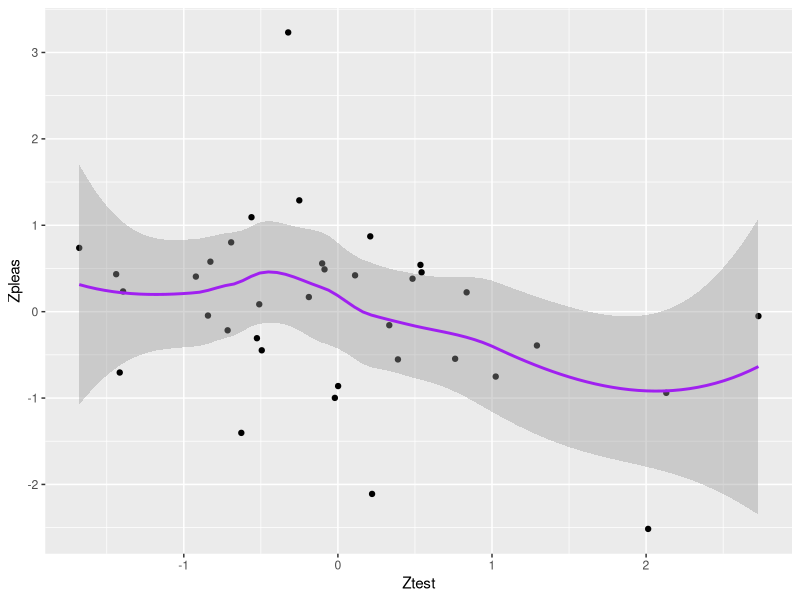
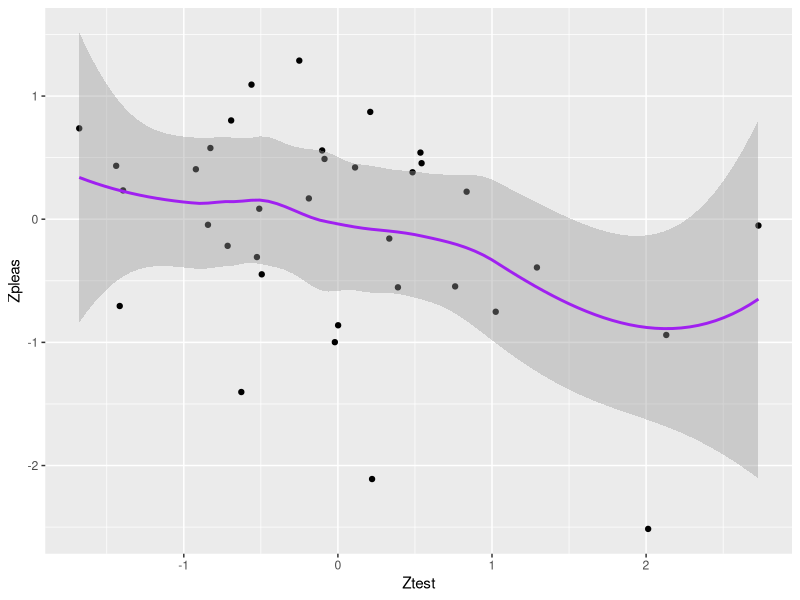
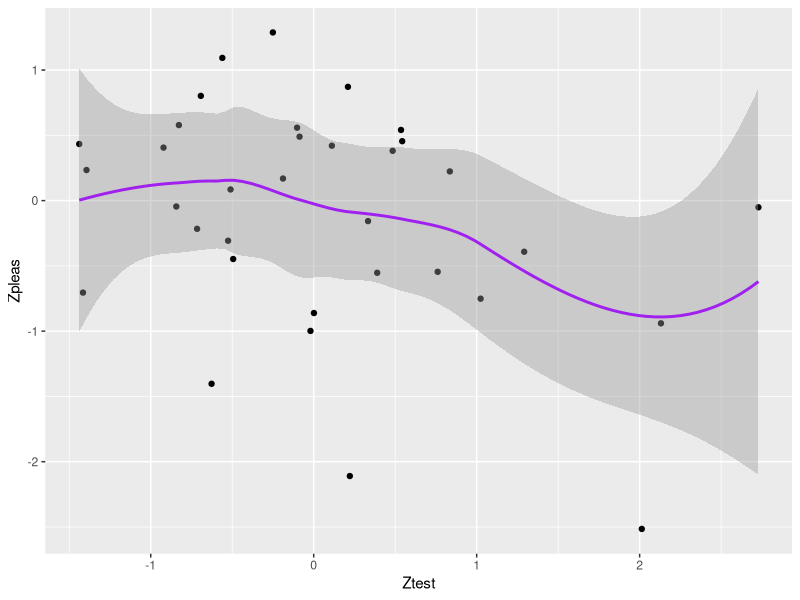
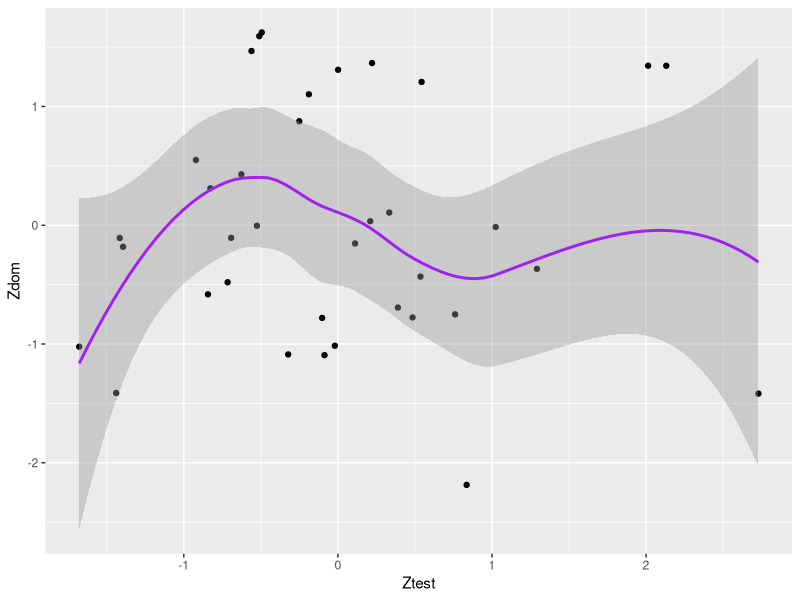
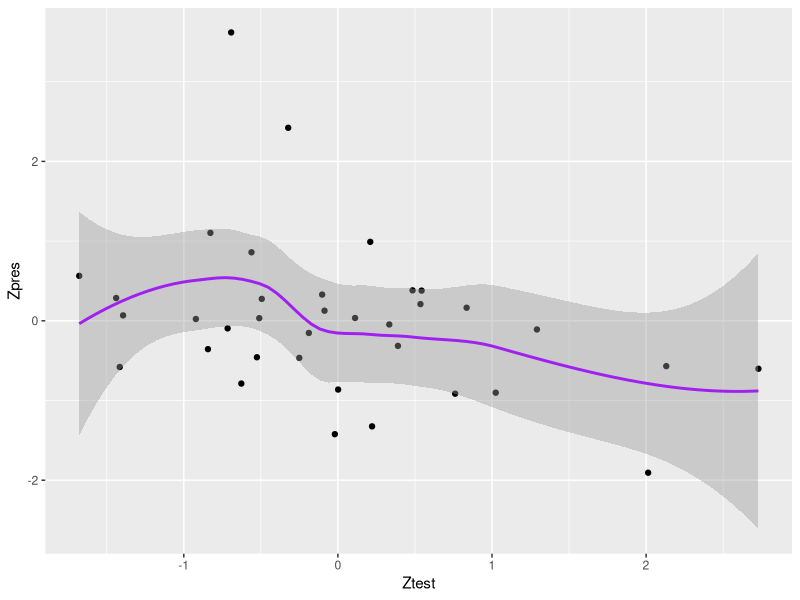
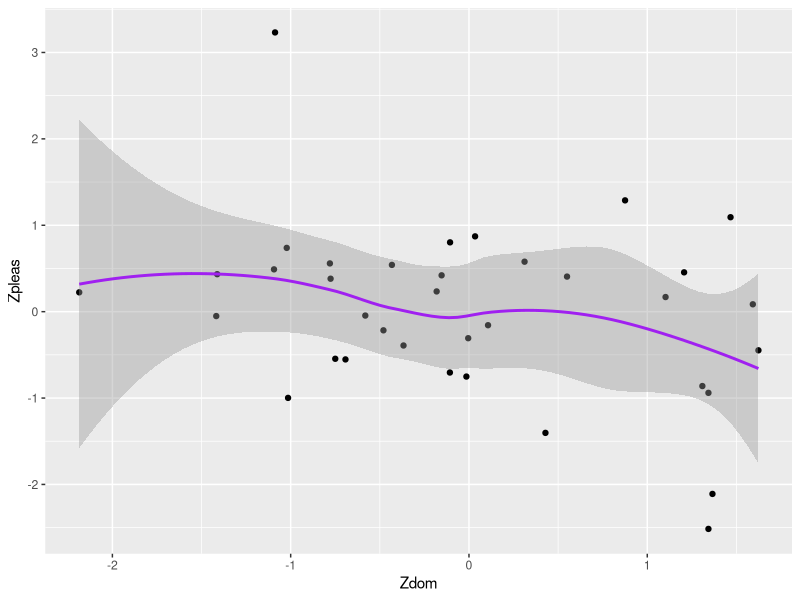
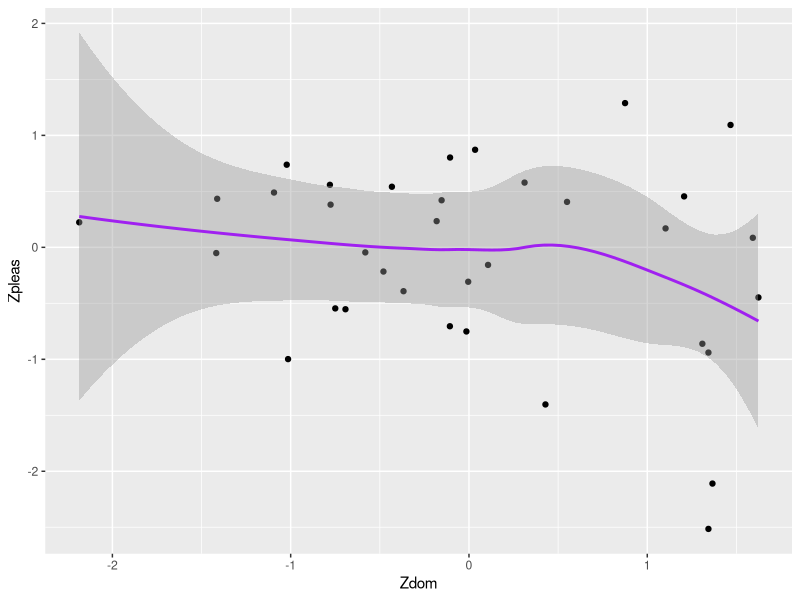
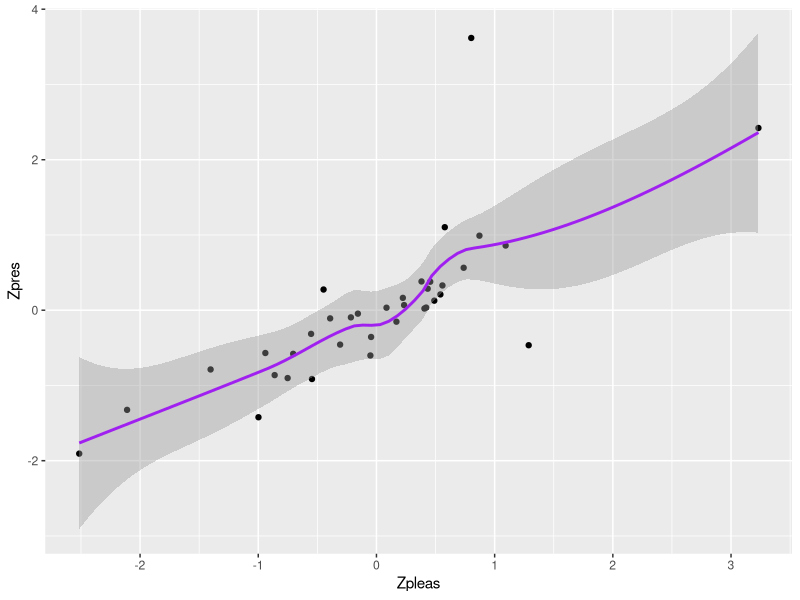

These charts were generated, in order, by the following R code:
## ---- chunk 1
knitr::opts_chunk$set(echo = FALSE, warning = FALSE)
## ---- chunk 2
#First, load some packages!

library(tidyverse)
library(knitr)
library(ggthemes)
library(ggplot2)

#Set working directory & load data
setwd("~/Dropbox/research/Role of Smell in Stress Reduction/dominance communication between men/TStudiesR")

data <- read.csv("t_study1_male.csv", header=TRUE)
## ---- chunk 3
data %>% 
	ggplot(aes(x = Ztest, y = Zpleas)) + 
	geom_point() +
	geom_smooth(color = "purple", lwd = 1, se=TRUE)

cor.test(data$Zpleas, data$Ztest)
## ---- chunk 4
data %>% 
	filter (shirt_code != "31") %>% 
	ggplot(aes(x = Ztest, y = Zpleas)) + 
	geom_point() +
	geom_smooth(color = "purple", lwd = 1, se=TRUE)

data1 <- filter (data, shirt_code != "31")
cor.test(data1$Zpleas, data1$Ztest)
## ---- chunk 5
data %>% 
	filter (shirt_code != "31", shirt_code != "37") %>% 
	ggplot(aes(x = Ztest, y = Zpleas)) + 
	geom_point() +
	geom_smooth(color = "purple", lwd = 1, se=TRUE)

data2 <- filter (data, shirt_code != "31", shirt_code != "37")
cor.test(data2$Zpleas, data2$Ztest)

## ---- chunk 6
data %>% 
	ggplot(aes(x = Ztest, y = Zdom)) + 
	geom_point() +
	geom_smooth(color = "purple", lwd = 1, se=TRUE)
cor.test(data$Zdom, data$Ztest)

data %>% 
	ggplot(aes(x = Ztest, y = Zpres)) + 
	geom_point() +
	geom_smooth(color = "purple", lwd = 1, se=TRUE)
cor.test(data$Zpres, data$Ztest)
## ---- chunk 7
data %>% 
	ggplot(aes(x = Zdom, y = Zpleas)) + 
	geom_point() +
	geom_smooth(color = "purple", lwd = 1, se=TRUE)

cor.test(data$Zpleas, data$Zdom)
## ---- chunk 8
data %>% 
	filter (shirt_code != "31") %>% 
	ggplot(aes(x = Zdom, y = Zpleas)) + 
	geom_point() +
	geom_smooth(color = "purple", lwd = 1, se=TRUE)

data4 <- filter (data, shirt_code != "31")
cor.test(data4$Zpleas, data4$Ztest)
## ---- chunk 9
data %>% 
	ggplot(aes(x = Zpleas, y = Zpres)) + 
	geom_point() +
	geom_smooth(color = "purple", lwd = 1, se=TRUE)

cor.test(data$Zpleas, data$Zpres)
